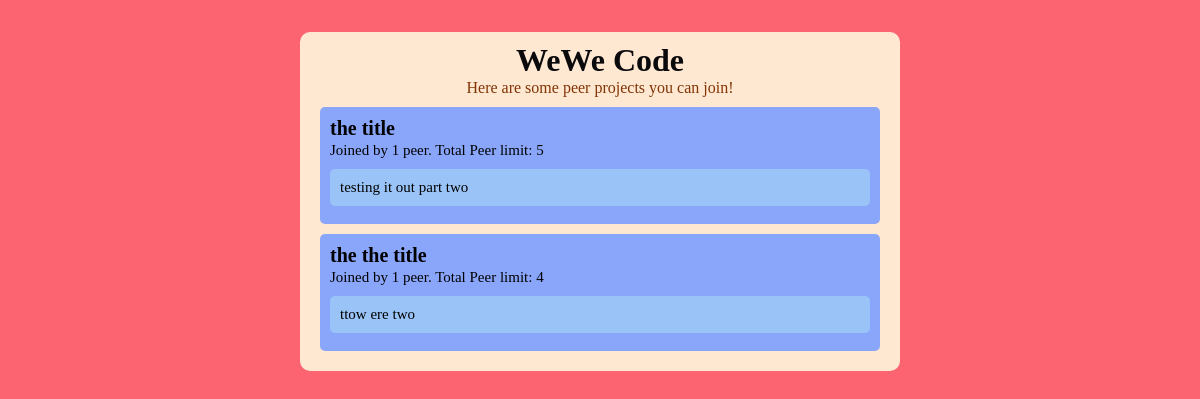
Before: / with the older database file.
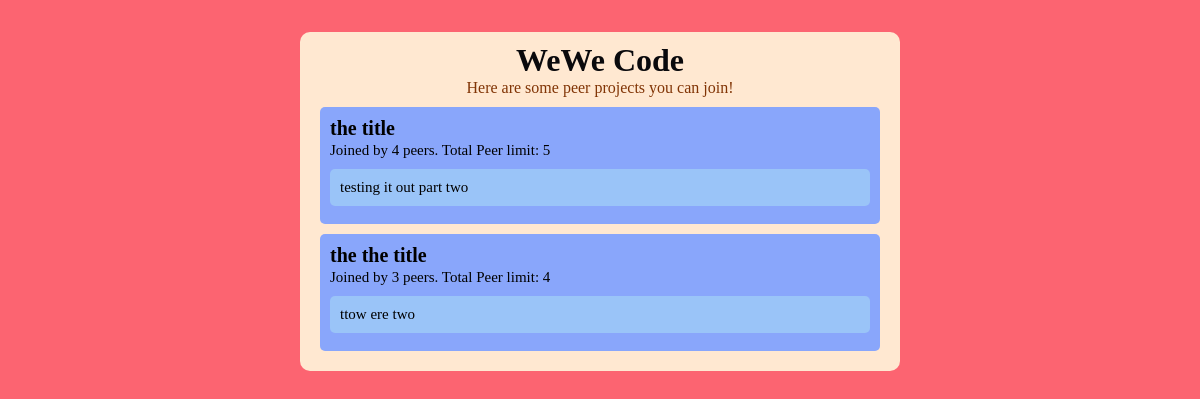
After: the same page with the newer database file.
### app.py (models this page shows, shortened)
class Projects(db.Model):
    id = db.Column(db.Integer,primary_key=True)
    link = db.Column(db.String(100), unique=True)
    description = db.Column(db.String(200))
    title = db.Column(db.String(100))
    peerlimit = db.Column(db.Integer)
    peernum = db.Column(db.Integer)

### app.py (the view)
@app.route("/", methods=["GET"])
def home_view():
        projectsq = Projects.query.all()
        projects = []
        for project in projectsq:
            projects.append({
                "description" : project.description,
                "peernum" : project.peernum,
                "peerlimit" : project.peerlimit,
                "title" : project.title,
                "link" : "/projects/join/"+str(project.id)
            })
        context = {
            "projects" : projects
        }
        return render_template("index.html",**context)

### templates/index.html (shortened to what this page needs)
<!DOCTYPE html>
<html lang="en">
<head>
  <link href="/static/css/style.css" rel="stylesheet" type="text/css" />
</head>
<body>
  <div class="main">
    <div class=titleBar>
      <h1>WeWe Code</h1>
      <p>Here are some peer projects you can join!</p>
    </div>
    {% for project in projects %}
    <a href="{{project.link}}">
      <div class="project">
        <div class="projTitle">{{project.title}}</div>
        <div class="joinedDesc">
          {% if project.peernum == 1 %}
          Joined by {{project.peernum}} peer. Total Peer limit: {{project.peerlimit}}
          {% else %}
          Joined by {{project.peernum}} peers. Total Peer limit: {{project.peerlimit}}
          {% endif %}
        </div>
        <div class="desc">
          {{project.description}}
        </div>
        <br/>
      </div>
    </a>
    {% endfor %}
  </div>
</body>
</html>

### static/css/style.css (style rules this page uses)
body { background-color: #FC6471; }
.main { background-color: #FFE8D1; border-radius: 10px; width: 90%; max-width: 600px; margin : 2em auto 0px auto; padding : 10px 0px 10px 0px; }
.titleBar { margin: 0px 0px 0px 0px; text-align: center; }
.titleBar h1 { text-align: center; margin: 0px 0px 0px 0px; color: #0A090C; }
.titleBar p { text-align: center; margin: 0px 0px 0px 0px; color: #813405; }
a { color:inherit; text-decoration: none; }
.project { background-color: #89A6FB; width: 90%; border-radius: 5px; margin: 10px auto 10px auto; padding: 10px 10px 0px 10px; }
.projTitle { font-size: 20px; font-weight: bold; }
.joinedDesc { font-size: 15px; margin: 2px 0px 10px 0px; }
.desc { font-size: 15px; background-color: #9AC4F8; border-radius:5px; padding: 10px 10px 10px 10px; margin: 0px auto 0px auto; }

Changed rows visible on the page:
changed Projects "the title": peernum "1" → "4"; text "peer. Total Peer limit:" → "peers. Total Peer limit:"
changed Projects "the the title": peernum "1" → "3"; text "peer. Total Peer limit:" → "peers. Total Peer limit:"
